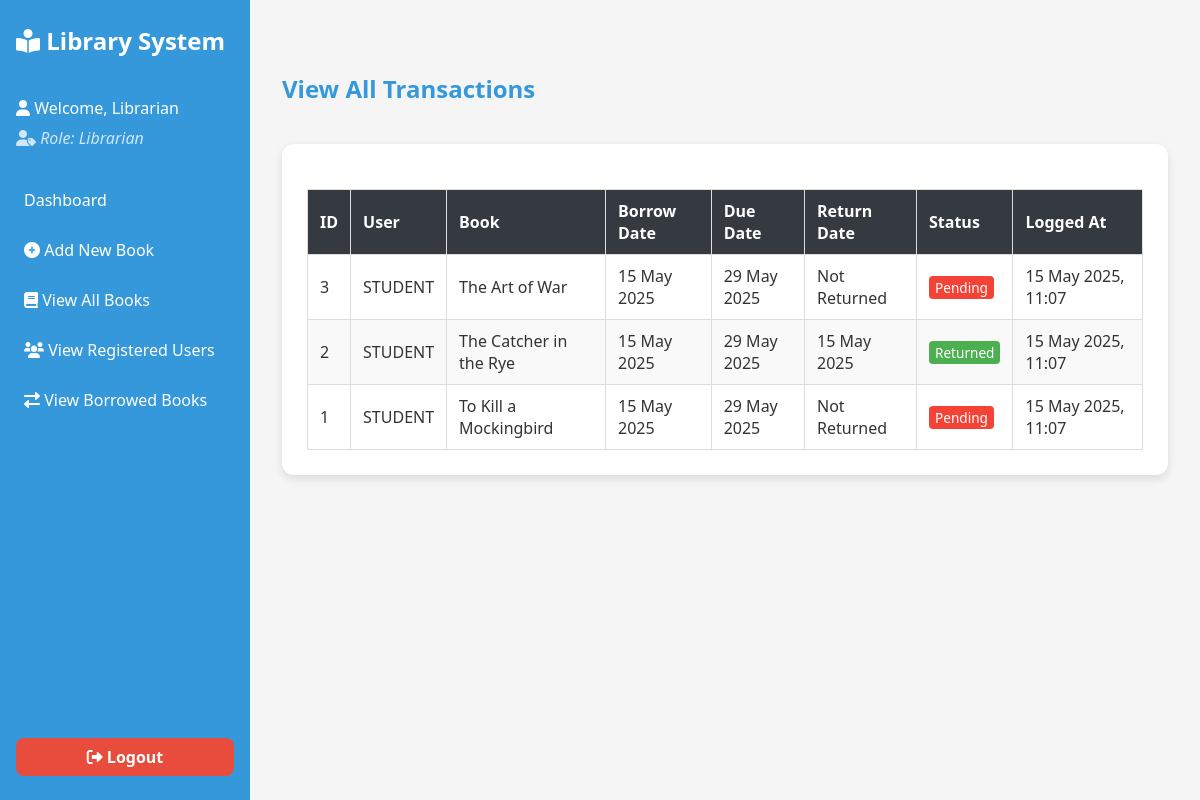
Page /view_transactions.php (signed in) on the committed database.
### tables this page shows
CREATE TABLE `transactions` (
  `id` int(11) NOT NULL,
  `user_id` int(11) NOT NULL,
  `book_id` int(11) NOT NULL,
  `borrow_date` date NOT NULL,
  `return_date` date DEFAULT NULL,
  `due_date` date NOT NULL,
  `returned` tinyint(1) DEFAULT 0,
  `created_at` timestamp NOT NULL DEFAULT current_timestamp()
);

CREATE TABLE `users` (
  `id` int(11) NOT NULL,
  `name` varchar(100) NOT NULL,
  `email` varchar(100) NOT NULL,
  `password` varchar(255) NOT NULL,
  `role` enum('librarian','student') NOT NULL,
  `created_at` timestamp NOT NULL DEFAULT current_timestamp()
);

CREATE TABLE `books` (
  `id` int(11) NOT NULL,
  `title` varchar(255) NOT NULL,
  `author` varchar(100) DEFAULT NULL,
  `genre` varchar(50) DEFAULT NULL,
  `quantity` int(11) NOT NULL DEFAULT 1,
  `created_at` timestamp NOT NULL DEFAULT current_timestamp()
);

### view_transactions.php (the view, shortened to what this page needs)
<?php
require 'db.php';
$sql = "SELECT
            t.id,
            u.name AS user_name,
            b.title AS book_title,
            t.borrow_date,
            t.due_date,
            t.return_date,
            t.returned,
            t.created_at
        FROM transactions t
        JOIN users u ON t.user_id = u.id
        JOIN books b ON t.book_id = b.id
        ORDER BY t.created_at DESC";
$result = $conn->query($sql);
?>
<!DOCTYPE html>
<html lang="en">
<head>
    <link rel="stylesheet" href="css/style.css">
    <link rel="stylesheet" href="https://cdnjs.cloudflare.com/ajax/libs/font-awesome/6.0.0/css/all.min.css">
</head>
<body>
    <div class="dashboard-container">
        <?php include 'partials/sidebar.php'; ?>
        <main class="main-content">
            <div class="heading-row">
                <h2>View All Transactions</h2>
            </div>
            <div class="card">
                <?php if ($result->num_rows > 0): ?>
                    <table class="book-table">
                        <thead>
                            <tr>
                                <th>ID</th>
                                <th>User</th>
                                <th>Book</th>
                                <th>Borrow Date</th>
                                <th>Due Date</th>
                                <th>Return Date</th>
                                <th>Status</th>
                                <th>Logged At</th>
                            </tr>
                        </thead>
                        <tbody>
                            <?php while ($row = $result->fetch_assoc()): ?>
                                <tr>
                                    <td><?= $row['id'] ?></td>
                                    <td><?= strtoupper($row['user_name']) ?></td>
                                    <td><?= htmlspecialchars($row['book_title']) ?></td>
                                    <td><?= date('d M Y', strtotime($row['borrow_date'])) ?></td>
                                    <td><?= date('d M Y', strtotime($row['due_date'])) ?></td>
                                    <td>
                                        <?= $row['return_date'] ? date('d M Y', strtotime($row['return_date'])) : 'Not Returned' ?>
                                    </td>
                                    <td>
                                        <?= $row['returned'] ? '<span class="badge returned">Returned</span>' : '<span class="badge not-returned">Pending</span>' ?>
                                    </td>
                                    <td><?= date('d M Y, H:i', strtotime($row['created_at'])) ?></td>
                                </tr>
                            <?php endwhile; ?>
                        </tbody>
                    </table>
                <?php else: ?>
                    <h3 style="text-align: center;">No transactions found.</h3>
                <?php endif; ?>
            </div>
        </main>
    </div>
</body>
</html>

### css/style.css (style rules this page uses)
:root { --primary-color: #3498db; --secondary-color: #2980b9; --danger-color: #dd0000; --danger-sec-color: #c50000; --error-color: #e74c3c; --success-color: #2ecc71; --text-color: #333; --light-gray: #f5f5f5; --border-radius: 8px; --box-shadow: 0 4px 6px rgba(0, 0, 0, 0.1); }
* { margin: 0; padding: 0; box-sizing: border-box; font-family: 'Segoe UI', Tahoma, Geneva, Verdana, sans-serif; }
body { background-color: var(--light-gray); display: flex; justify-content: center; align-items: center; min-height: 100vh; color: var(--text-color); background-image: linear-gradient(135deg, #f5f7fa 0%, #a6c4f3 100%); }
h2 { margin-bottom: 1.5rem; color: var(--primary-color); }
.dashboard-container { display: flex; height: 100vh; width: 100%; overflow: hidden; }
.main-content { flex: 1; padding: 2rem; background-color: var(--light-gray); overflow-y: auto; }
.book-table { width: 100%; border-collapse: collapse; margin-top: 20px; }
.book-table th, .book-table td { border: 1px solid #ddd; padding: 10px 12px; text-align: left; }
.book-table th { background-color: #343a40; color: #fff; }
.book-table tr:nth-child(even) { background-color: #f9f9f9; }
.heading-row { margin-top: 40px; display: flex; justify-content: space-between; align-items: center; margin-bottom: 15px; }
.card { background: #ffffff; padding: 20px; border-radius: 10px; box-shadow: 0 0 10px rgba(0, 0, 0, 0.1); }
.badge.returned { background-color: #4CAF50; color: white; padding: 2px 6px; border-radius: 4px; font-size: 0.85em; }
.badge.not-returned { background-color: #f44336; color: white; padding: 2px 6px; border-radius: 4px; font-size: 0.85em; }
.card { flex: 1 1 calc(33.333% - 20px); background: #ffffff; border-radius: 12px; box-shadow: 0 4px 10px rgba(0, 0, 0, 0.1); padding: 25px; text-align: center; transition: transform 0.3s ease; }

### rows in the picture
transactions: id "3", user.name "STUDENT", book.title "The Art of War", borrow_date "15 May 2025", due_date "29 May 2025", shows "Not Returned", returned "Pending", created_at "15 May 2025, 11:07"
transactions: id "2", user.name "STUDENT", book.title "The Catcher in the Rye", borrow_date "15 May 2025", due_date "29 May 2025", return_date "15 May 2025", returned "Returned", created_at "15 May 2025, 11:07"
transactions: id "1", user.name "STUDENT", book.title "To Kill a Mockingbird", borrow_date "15 May 2025", due_date "29 May 2025", shows "Not Returned", returned "Pending", created_at "15 May 2025, 11:07"

### other values in the picture
$name "Librarian"
$role "Librarian"
